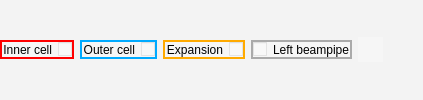
                 <widget class="QWidget" name="widget_2" native="true">
                  <layout class="QGridLayout" name="gridLayout_4">
                   <property name="leftMargin">
                    <number>0</number>
                   </property>
                   <property name="topMargin">
                    <number>0</number>
                   </property>
                   <property name="rightMargin">
                    <number>0</number>
                   </property>
                   <property name="bottomMargin">
                    <number>0</number>
                   </property>
                   <item row="0" column="0">
                    <widget class="QWidget" name="widget_14" native="true">
                     <property name="styleSheet">
                      <string notr="true">background-color: rgba(250, 250, 250, 100);</string>
                     </property>
                     <layout class="QGridLayout" name="gridLayout_17">
                      <property name="leftMargin">
                       <number>0</number>
                      </property>
                      <property name="topMargin">
                       <number>0</number>
                      </property>
                      <property name="rightMargin">
                       <number>0</number>
                      </property>
                      <property name="bottomMargin">
                       <number>0</number>
                      </property>
                      <item row="0" column="6">
                       <spacer name="horizontalSpacer">
                        <property name="orientation">
                         <enum>Qt::Horizontal</enum>
                        </property>
                        <property name="sizeHint" stdset="0">
                         <size>
                          <width>40</width>
                          <height>20</height>
                         </size>
                        </property>
                       </spacer>
                      </item>
                      <item row="0" column="1">
                       <widget class="QCheckBox" name="cb_Outer_Cell">
                        <property name="layoutDirection">
                         <enum>Qt::RightToLeft</enum>
                        </property>
                        <property name="styleSheet">
                         <string notr="true">border: 2px solid rgb(0, 170, 255);</string>
                        </property>
                        <property name="text">
                         <string>Outer cell</string>
                        </property>
                       </widget>
                      </item>
                      <item row="0" column="0">
                       <widget class="QCheckBox" name="cb_Inner_Cell">
                        <property name="layoutDirection">
                         <enum>Qt::RightToLeft</enum>
                        </property>
                        <property name="styleSheet">
                         <string notr="true">border: 2px solid rgb(255, 0, 0);</string>
                        </property>
                        <property name="text">
                         <string>Inner cell</string>
                        </property>
                       </widget>
                      </item>
                      <item row="0" column="4">
                       <widget class="QCheckBox" name="cb_LBP">
                        <property name="styleSheet">
                         <string notr="true">border: 2px solid rgb(170, 170, 170);</string>
                        </property>
                        <property name="text">
                         <string>Left beampipe</string>
                        </property>
                       </widget>
                      </item>
                      <item row="0" column="2">
                       <widget class="QCheckBox" name="cb_Expansion">
                        <property name="layoutDirection">
                         <enum>Qt::RightToLeft</enum>
                        </property>
                        <property name="styleSheet">
                         <string notr="true">border: 2px solid rgb(255, 170, 0);</string>
                        </property>
                        <property name="text">
                         <string>Expansion</string>
                        </property>
                       </widget>
                      </item>
                      <item row="0" column="5">
                       <widget class="QLabel" name="l_Input_Help">
                        <property name="minimumSize">
                         <size>
                          <width>25</width>
                          <height>25</height>
                         </size>
                        </property>
                        <property name="maximumSize">
                         <size>
                          <width>25</width>
                          <height>25</height>
                         </size>
                        </property>
                        <property name="toolTip">
                         <string>&lt;html&gt;&lt;head/&gt;&lt;body&gt;&lt;p&gt;&lt;span style=&quot; font-family:'Segoe UI'; font-size:16px; font-weight:600; text-decoration: underline;&quot;&gt;Monte Carlo Generate&lt;/span&gt;&lt;/p&gt;&lt;p&gt;&lt;span style=&quot; font-family:'Segoe UI'; font-size:16px;&quot;&gt;100.93 -&amp;gt; 100.93&lt;/span&gt;&lt;/p&gt;&lt;p&gt;&lt;span style=&quot; font-family:'Segoe UI'; font-size:16px;&quot;&gt;[105.34] -&amp;gt; 105.34&lt;/span&gt;&lt;/p&gt;&lt;p&gt;&lt;span style=&quot; font-family:'Segoe UI'; font-size:16px;&quot;&gt;[20, 40] -&amp;gt; [20, 40]&lt;/span&gt;&lt;/p&gt;&lt;p&gt;&lt;span style=&quot; font-family:'Segoe UI'; font-size:16px;&quot;&gt;[12.3, 56, ..., 24] -&amp;gt; [12.3, 24]&lt;/span&gt;&lt;/p&gt;&lt;p&gt;&lt;span style=&quot; font-family:'Segoe UI'; font-size:16px;&quot;&gt;linspace(20, 40, 5) -&amp;gt; [20, 40]&lt;/span&gt;&lt;/p&gt;&lt;p&gt;&lt;span style=&quot; font-family:'Segoe UI'; font-size:16px; font-weight:600; text-decoration: underline;&quot;&gt;Grid Generate&lt;/span&gt;&lt;/p&gt;&lt;p&gt;&lt;span style=&quot; font-family:'Segoe UI'; font-size:16px;&quot;&gt;100.93 -&amp;gt; 100.93&lt;/span&gt;&lt;/p&gt;&lt;p&gt;&lt;span style=&quot; font-family:'Segoe UI'; font-size:16px;&quot;&gt;[105.34] -&amp;gt; 105.34&lt;/span&gt;&lt;/p&gt;&lt;p&gt;&lt;span style=&quot; font-family:'Segoe UI'; font-size:16px;&quot;&gt;123.45, 56.4, 130 -&amp;gt; [123.45, 56.4, 130]&lt;/span&gt;&lt;/p&gt;&lt;p&gt;&lt;span style=&quot; font-family:'Segoe UI'; font-size:16px;&quot;&gt;[12.3, 56, ..., 24] -&amp;gt; [12.3, 56, ..., 24]&lt;/span&gt;&lt;/p&gt;&lt;p&gt;&lt;span style=&quot; font-family:'Segoe UI'; font-size:16px;&quot;&gt;linspace(20, 30, 3) -&amp;gt; [20, 25, 30]&lt;/span&gt;&lt;/p&gt;&lt;p&gt;&lt;br/&gt;&lt;/p&gt;&lt;p&gt;&lt;br/&gt;&lt;/p&gt;&lt;/body&gt;&lt;/html&gt;</string>
                        </property>
                        <property name="text">
                         <string/>
                        </property>
                        <property name="pixmap">
                         <pixmap resource="../qss/icons.qrc">:/icons/icons/PNG/zoom.png</pixmap>
                        </property>
                        <property name="scaledContents">
                         <bool>true</bool>
                        </property>
                       </widget>
                      </item>
                     </layout>
                    </widget>
                   </item>
                  </layout>
                 </widget>
